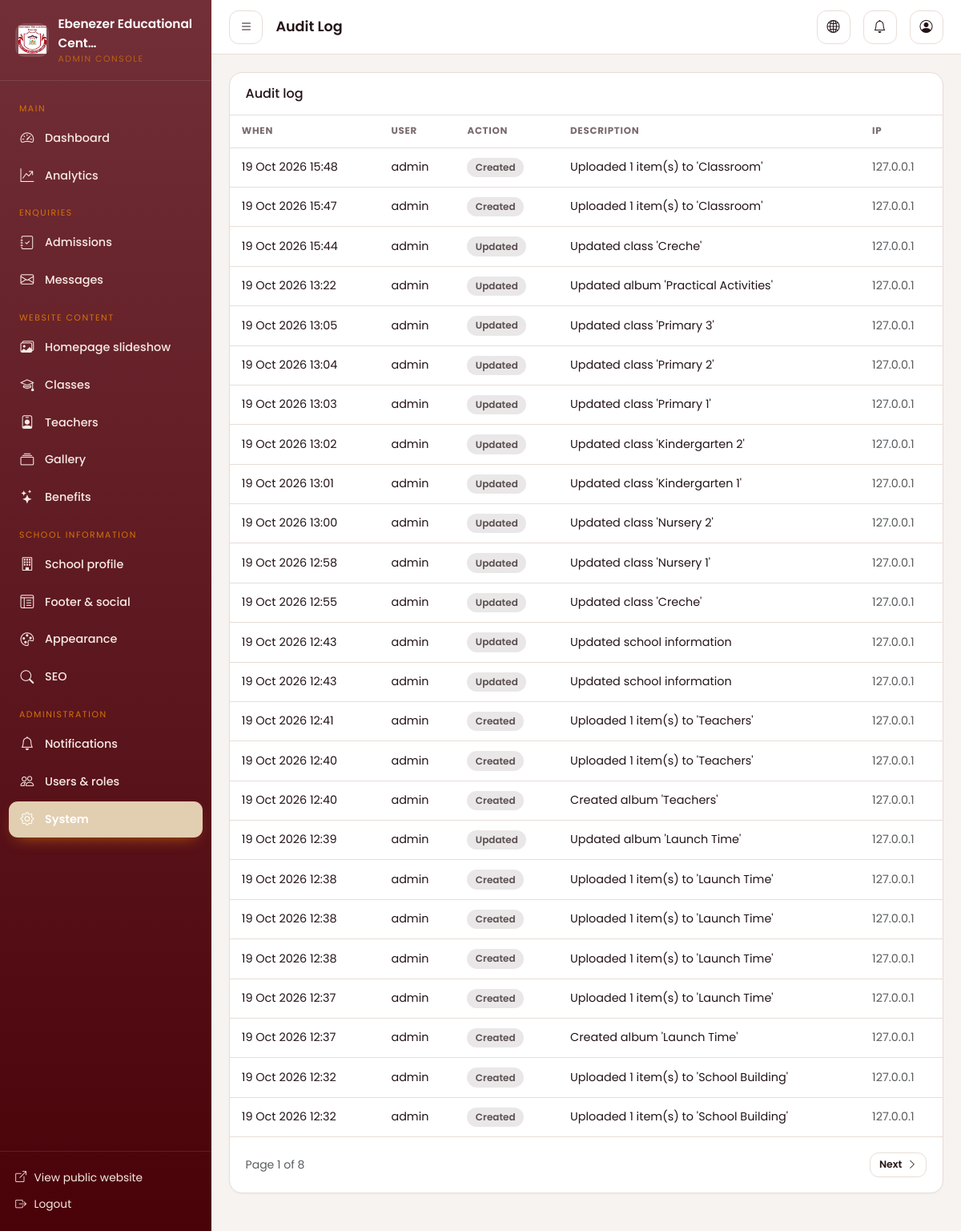
Before: /dashboard/system/audit/ (signed in) with the older database file.
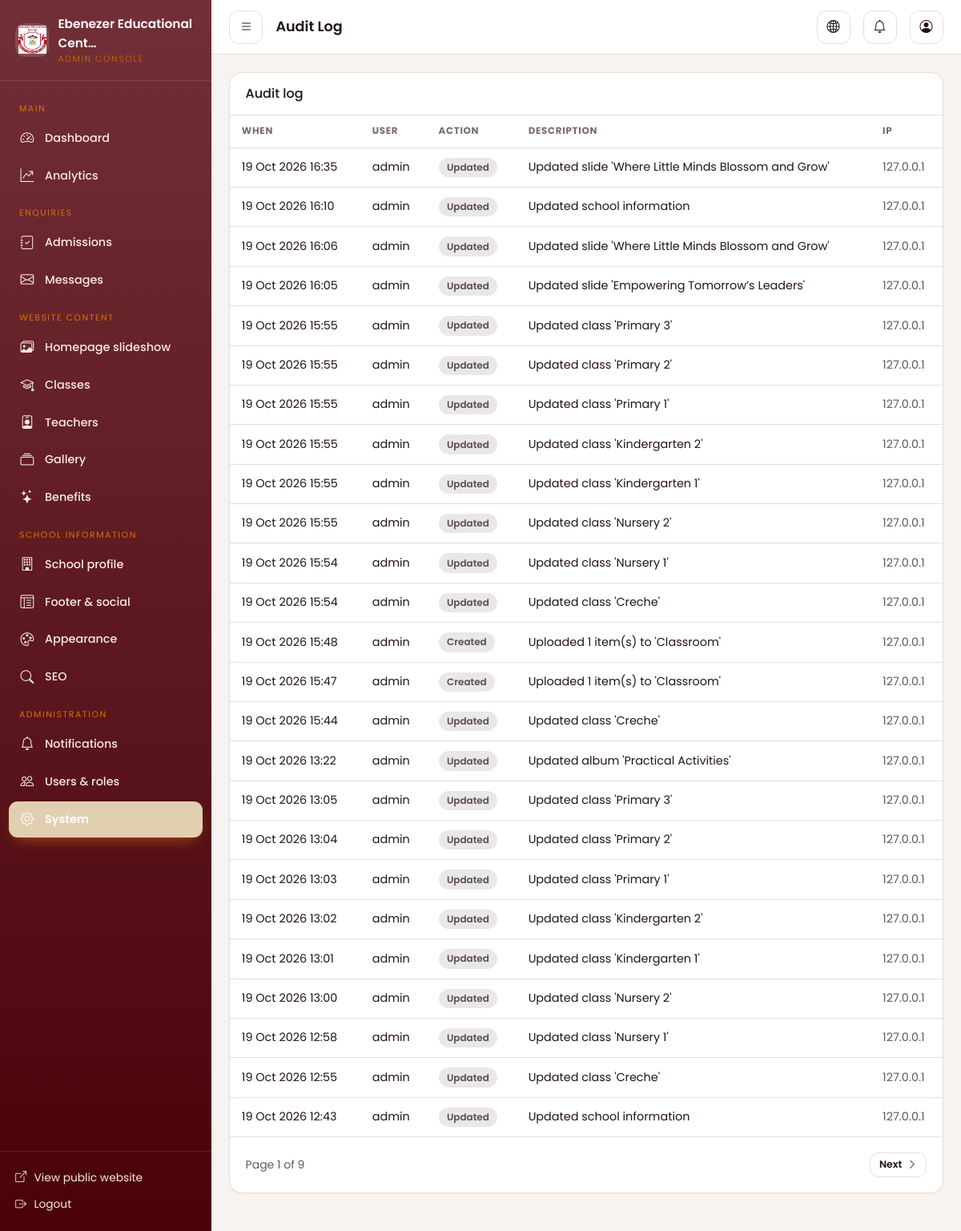
After: the same page with the newer database file.
### apps/core/models.py (models this page shows, shortened)
class AuditLog(models.Model):
    ACTION_CREATE = "create"
    ACTION_UPDATE = "update"
    ACTION_DELETE = "delete"
    ACTION_LOGIN = "login"
    ACTION_LOGOUT = "logout"
    ACTION_OTHER = "other"
    ACTION_CHOICES = [
        (ACTION_CREATE, "Created"),
        (ACTION_UPDATE, "Updated"),
        (ACTION_DELETE, "Deleted"),
        (ACTION_LOGIN, "Logged in"),
        (ACTION_LOGOUT, "Logged out"),
        (ACTION_OTHER, "Other"),
    ]
    user = models.ForeignKey(
        settings.AUTH_USER_MODEL,
        null=True,
        blank=True,
        on_delete=models.SET_NULL,
        related_name="audit_entries",
    )
    action = models.CharField(max_length=20, choices=ACTION_CHOICES, default=ACTION_OTHER)
    model_name = models.CharField(max_length=120, blank=True)
    object_id = models.CharField(max_length=64, blank=True)
    description = models.CharField(max_length=255, blank=True)
    ip_address = models.GenericIPAddressField(null=True, blank=True)
    created_at = models.DateTimeField(auto_now_add=True, db_index=True)
    class Meta:
        ordering = ["-created_at"]
        verbose_name = "Audit log entry"
        verbose_name_plural = "Audit log"

### apps/dashboard/views.py (the view)
# urls.py: path("system/audit/", views.audit_log, name="audit_log"),
@capability_required("system_manage")
def audit_log(request):
    logs = _page(request, request_logs := _audit_qs(), per_page=25)
    return render(
        request,
        "dashboard/audit_log.html",
        {"logs": logs, "page_title": "Audit Log", "active": "system"},
    )

### apps/accounts/permissions.py (called while the page is built)
def user_can(user, capability: str) -> bool:
    if not getattr(user, "is_authenticated", False):
        return False
    if user.is_superuser:
        return True
    allowed = CAPABILITIES.get(capability, set())
    return bool(get_user_roles(user) & allowed)

def capability_required(capability: str):
    def decorator(view_func):
        @wraps(view_func)
        @login_required
        def _wrapped(request, *args, **kwargs):
            if not user_can(request.user, capability):
                raise PermissionDenied("You do not have permission to do that.")
            return view_func(request, *args, **kwargs)
        return _wrapped
    return decorator

### apps/accounts/templatetags/permissions.py (called while the page is built)
@register.filter(name="can")
def can(user, capability: str) -> bool:
    return user_can(user, capability)

### apps/analytics/services.py (called while the page is built)
def should_track(request, path: str) -> bool:
    if request.method != "GET":
        return False
    if request.path.startswith(EXCLUDED_PREFIXES):
        return False
    if is_bot(request.META.get("HTTP_USER_AGENT", "")):
        return False
    return True

### apps/core/models.py (called while the page is built)
    @classmethod
    def _cache_key(cls) -> str:
        return cls.CACHE_KEY or f"singleton:{cls._meta.label}"

### templates/dashboard/audit_log.html (shortened to what this page needs)
{% extends "dashboard/base.html" %}
{% block content %}
<div class="dash-card">
  <div class="dash-card-head"><h2 class="h6 mb-0">Audit log</h2></div>
  <div class="table-responsive">
    <table class="dash-table">
      <thead><tr><th>When</th><th>User</th><th>Action</th><th>Description</th><th>IP</th></tr></thead>
      <tbody>
        {% for entry in logs %}
          <tr>
            <td class="text-nowrap">{{ entry.created_at|date:"d M Y H:i" }}</td>
            <td>{{ entry.user.get_username|default:"system" }}</td>
            <td><span class="pill pill-archived">{{ entry.get_action_display }}</span></td>
            <td>{{ entry.description|default:entry }}</td>
            <td class="text-muted small">{{ entry.ip_address|default:"—" }}</td>
          </tr>
        {% empty %}
          <tr><td colspan="5" class="text-center text-muted py-5">No audit records yet.</td></tr>
        {% endfor %}
      </tbody>
    </table>
  </div>
  {% if logs.paginator.num_pages > 1 %}
  <div class="dash-card-body d-flex justify-content-between align-items-center">
    <span class="text-muted small">Page {{ logs.number }} of {{ logs.paginator.num_pages }}</span>
    <div class="d-flex gap-2">
      {% if logs.has_next %}<a class="dash-btn dash-btn-light dash-btn-sm" href="?page={{ logs.next_page_number }}">Next <i class="bi bi-chevron-right"></i></a>{% endif %}
    </div>
  </div>
  {% endif %}
</div>
{% endblock %}

Changed rows visible on the page:
no longer on this page (row unchanged): AuditLog: created_at "19 Oct 2026 12:43", user.get_username "admin", action "Updated", description "Updated school information", ip_address "127.0.0.1"
no longer on this page (row unchanged): AuditLog: created_at "19 Oct 2026 12:41", user.get_username "admin", action "Created", description "Uploaded 1 item(s) to 'Teachers'", ip_address "127.0.0.1"
no longer on this page (row unchanged): AuditLog: created_at "19 Oct 2026 12:40", user.get_username "admin", action "Created", description "Uploaded 1 item(s) to 'Teachers'", ip_address "127.0.0.1"
no longer on this page (row unchanged): AuditLog: created_at "19 Oct 2026 12:40", user.get_username "admin", action "Created", description "Created album 'Teachers'", ip_address "127.0.0.1"
no longer on this page (row unchanged): AuditLog: created_at "19 Oct 2026 12:39", user.get_username "admin", action "Updated", description "Updated album 'Launch Time'", ip_address "127.0.0.1"
no longer on this page (row unchanged): AuditLog: created_at "19 Oct 2026 12:38", user.get_username "admin", action "Created", description "Uploaded 1 item(s) to 'Launch Time'", ip_address "127.0.0.1"
no longer on this page (row unchanged): AuditLog: created_at "19 Oct 2026 12:38", user.get_username "admin", action "Created", description "Uploaded 1 item(s) to 'Launch Time'", ip_address "127.0.0.1"
no longer on this page (row unchanged): AuditLog: created_at "19 Oct 2026 12:38", user.get_username "admin", action "Created", description "Uploaded 1 item(s) to 'Launch Time'", ip_address "127.0.0.1"
no longer on this page (row unchanged): AuditLog: created_at "19 Oct 2026 12:37", user.get_username "admin", action "Created", description "Uploaded 1 item(s) to 'Launch Time'", ip_address "127.0.0.1"
no longer on this page (row unchanged): AuditLog: created_at "19 Oct 2026 12:37", user.get_username "admin", action "Created", description "Created album 'Launch Time'", ip_address "127.0.0.1"
no longer on this page (row unchanged): AuditLog: created_at "19 Oct 2026 12:32", user.get_username "admin", action "Created", description "Uploaded 1 item(s) to 'School Building'", ip_address "127.0.0.1"
no longer on this page (row unchanged): AuditLog: created_at "19 Oct 2026 12:32", user.get_username "admin", action "Created", description "Uploaded 1 item(s) to 'School Building'", ip_address "127.0.0.1"
added AuditLog: created_at "19 Oct 2026 16:35", user.get_username "admin", action "Updated", description "Updated slide 'Where Little Minds Blossom and Grow'", ip_address "127.0.0.1"
added AuditLog: created_at "19 Oct 2026 16:10", user.get_username "admin", action "Updated", description "Updated school information", ip_address "127.0.0.1"
added AuditLog: created_at "19 Oct 2026 16:06", user.get_username "admin", action "Updated", description "Updated slide 'Where Little Minds Blossom and Grow'", ip_address "127.0.0.1"
added AuditLog: created_at "19 Oct 2026 16:05", user.get_username "admin", action "Updated", description "Updated slide 'Empowering Tomorrow’s Leaders'", ip_address "127.0.0.1"
added AuditLog: created_at "19 Oct 2026 15:55", user.get_username "admin", action "Updated", description "Updated class 'Primary 3'", ip_address "127.0.0.1"
added AuditLog: created_at "19 Oct 2026 15:55", user.get_username "admin", action "Updated", description "Updated class 'Primary 2'", ip_address "127.0.0.1"
added AuditLog: created_at "19 Oct 2026 15:55", user.get_username "admin", action "Updated", description "Updated class 'Primary 1'", ip_address "127.0.0.1"
added AuditLog: created_at "19 Oct 2026 15:55", user.get_username "admin", action "Updated", description "Updated class 'Kindergarten 2'", ip_address "127.0.0.1"
added AuditLog: created_at "19 Oct 2026 15:55", user.get_username "admin", action "Updated", description "Updated class 'Kindergarten 1'", ip_address "127.0.0.1"
added AuditLog: created_at "19 Oct 2026 15:55", user.get_username "admin", action "Updated", description "Updated class 'Nursery 2'", ip_address "127.0.0.1"
added AuditLog: created_at "19 Oct 2026 15:54", user.get_username "admin", action "Updated", description "Updated class 'Nursery 1'", ip_address "127.0.0.1"
added AuditLog: created_at "19 Oct 2026 15:54", user.get_username "admin", action "Updated", description "Updated class 'Creche'", ip_address "127.0.0.1"
Other visible differences:
{{ logs.paginator.num_pages }}: "8" → "9"
